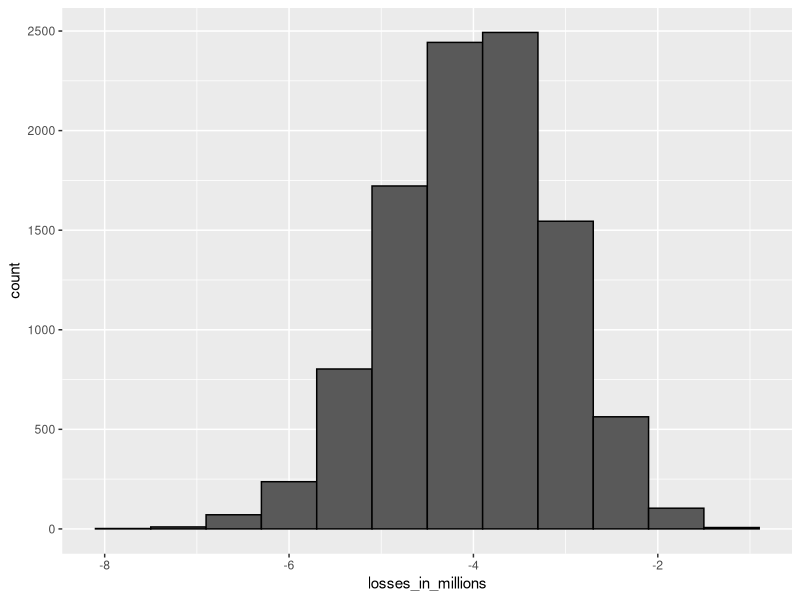

Generate this figure with R:
# 4 The Big Short
# Code: Interest rate sampling model
n <- 1000
loss_per_foreclosure <- -200000
p <- 0.02
defaults <- sample( c(0,1), n, prob=c(1-p, p), replace = TRUE)
sum(defaults * loss_per_foreclosure)

# Code: Interest rate Monte Carlo simulation
B <- 10000
losses <- replicate(B, {
  defaults <- sample( c(0,1), n, prob=c(1-p, p), replace = TRUE) 
  sum(defaults * loss_per_foreclosure)
})

# Code: Plotting expected losses
library(tidyverse)
data.frame(losses_in_millions = losses/10^6) %>%
  ggplot(aes(losses_in_millions)) +
  geom_histogram(binwidth = 0.6, col = "black")

# Code: Expected value and standard error of the sum of 1,000 loans
n*(p*loss_per_foreclosure + (1-p)*0)    # expected value 
sqrt(n)*abs(loss_per_foreclosure)*sqrt(p*(1-p))    # standard error

# Code: Calculating interest rates for expected value of 0
x = - loss_per_foreclosure*p/(1-p)
x
x/180000 # $180,000 loan

# Code: Calculating interest rate for 1% probability of losing money
l <- loss_per_foreclosure
z <- qnorm(0.01) # Normal dist
x <- -l*( n*p - z*sqrt(n*p*(1-p)))/ ( n*(1-p) + z*sqrt(n*p*(1-p)))
x/180000    # interest rate, $180,000 loan
loss_per_foreclosure*p + x*(1-p)    # expected value of the profit per loan
n*(loss_per_foreclosure*p + x*(1-p)) # expected value of the profit over n loans

# Code: Monte Carlo simulation for 1% probability of losing money
# Note that your results will vary from the video because the seed is not set.
B <- 100000
profit <- replicate(B, {
  draws <- sample( c(x, loss_per_foreclosure), n, 
                   prob=c(1-p, p), replace = TRUE) 
  sum(draws)
})
mean(profit)    # expected value of the profit over n loans
mean(profit < 0)    # probability of losing money

#************************ T h e  B I G  S H O R T ************************
# Code: Expected value with higher default rate and interest rate
p <- .04
loss_per_foreclosure <- -200000
r <- 0.05
x <- r*180000
loss_per_foreclosure*p + x*(1-p)

# Code: Calculating number of loans for desired probability of losing money
# The number of loans required is:
z <- qnorm(0.01)
l <- loss_per_foreclosure
n <- ceiling((z^2*(x-l)^2*p*(1-p))/(l*p + x*(1-p))^2)
n    # number of loans required
n*(loss_per_foreclosure*p + x * (1-p))    # expected profit over n loans

# Code: Monte Carlo simulation with known default probability
# This Monte Carlo simulation estimates the expected profit given a known probability of default  𝑝=0.04 . Note that your results will differ from the video because the seed is not set.
B <- 10000
p <- 0.04
x <- 0.05 * 180000
profit <- replicate(B, {
  draws <- sample( c(x, loss_per_foreclosure), n, 
                   prob=c(1-p, p), replace = TRUE) 
  sum(draws)
})
mean(profit)

# Code: Monte Carlo simulation with unknown default probability
# This Monte Carlo simulation estimates the expected profit given an unknown probability of default  0.03≤𝑝≤0.05 , modeling the situation where an event changes the probability of default for all borrowers simultaneously.
p <- 0.04
x <- 0.05*180000
profit <- replicate(B, {
  new_p <- 0.04 + sample(seq(-0.01, 0.01, length = 100), 1)
  draws <- sample( c(x, loss_per_foreclosure), n, 
                   prob=c(1-new_p, new_p), replace = TRUE)
  sum(draws)
})
mean(profit)    # expected profit
mean(profit < 0)    # probability of losing money
mean(profit < -10000000)    # probability of losing over $10 million
